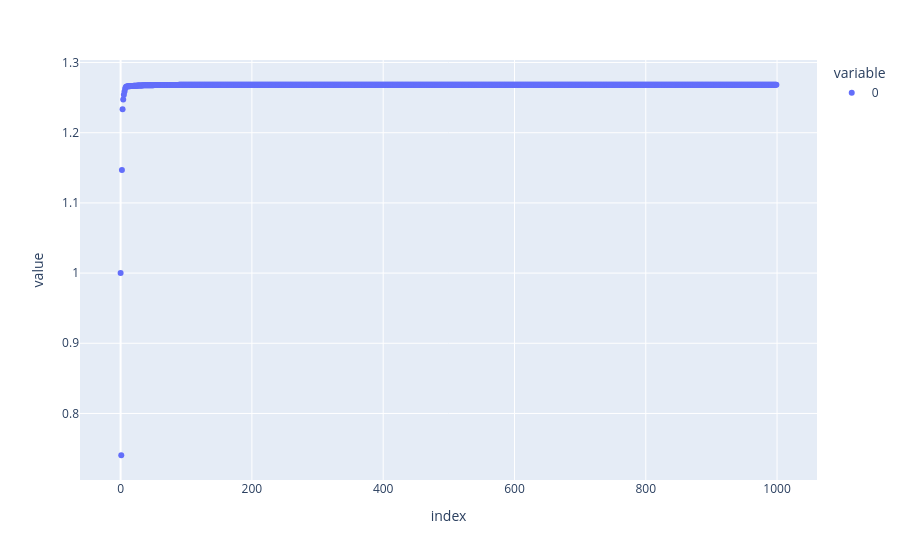

The notebook cell saved with this chart:
### Code cell
px.scatter(loss_tracker)

### Figure 1 — Plotly figure (JSON) as saved in the notebook; plotly's stock layout.template omitted (floating-point values rounded to 4 significant figures; data arrays with more than 128 entries replaced by an {"elided": "..."} marker saying what was removed)
{"data": [{"hovertemplate": "variable=0<br>index=%{x}<br>value=%{y}<extra></extra>", "legendgroup": "0", "marker": {"color": "#636efa", "symbol": "circle"}, "mode": "markers", "name": "0", "orientation": "v", "showlegend": true, "type": "scatter", "x": {"elided": "1000 int values"}, "xaxis": "x", "y": {"elided": "1000 float values"}, "yaxis": "y"}], "layout": {"legend": {"title": {"text": "variable"}, "tracegroupgap": 0}, "margin": {"t": 60}, "xaxis": {"anchor": "y", "domain": [0, 1], "title": {"text": "index"}}, "yaxis": {"anchor": "x", "domain": [0, 1], "title": {"text": "value"}}}}
